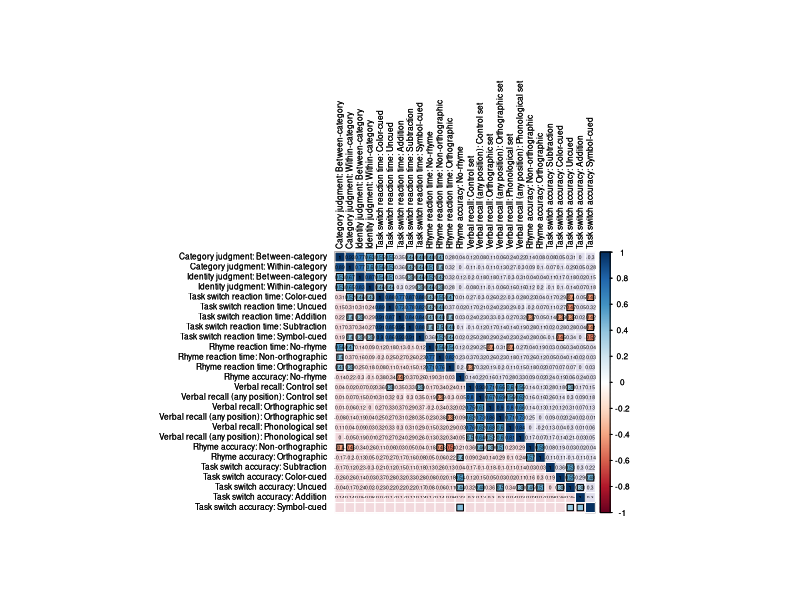

Here is the R script that generated this plot: (Note: this script raises an error after producing the figure.)
# correlation plots
library(Hmisc)
library(tidyverse)
library(corrplot)

# read in data
score_df <- read.csv('data/collected_scores_df.csv', row.names = 1)
score_df_names <- c('Verbal recall: Control set', 'Verbal recall: Orthographic set', 'Verbal recall: Phonological set', 'Verbal recall (any position): Control set', 'Verbal recall (any position): Orthographic set', 'Verbal recall (any position): Phonological set', 'Rhyme accuracy: Non-orthographic', 'Rhyme accuracy: No-rhyme', 'Rhyme accuracy: Orthographic', 'Rhyme reaction time: Non-orthographic', 'Rhyme reaction time: No-rhyme',
                    'Rhyme reaction time: Orthographic', 'Category judgment: Between-category', 'Category judgment: Within-category', 'Identity judgment: Between-category', 'Identity judgment: Within-category', 'Task switch reaction time: Addition', 'Task switch reaction time: Color-cued', 'Task switch reaction time: Subtraction', 'Task switch reaction time: Symbol-cued', 'Task switch reaction time: Uncued','Task switch accuracy: Addition','Task switch accuracy: Color-cued','Task switch accuracy: Subtraction','Task switch accuracy: Symbol-cued','Task switch accuracy: Uncued')
Q_anendophasia_numeric <- read.csv('data/survey_data/q_anendophasia_numeric.csv', row.names =1)
Q_anendophasia_text <- read.csv('data/survey_data/q_anendophasia_text.csv', row.names =1)

# high inner speech
score_df_high_verbal <- subset(score_df, high_low_verbal =='high_verbal')
correlations_hv <- rcorr(as.matrix(score_df_high_verbal %>% select(!c(worker_id,VerbalScored, VisualScored,high_low_verbal))))
cors_hv <- correlations_hv$r
ps_hv <- cor.mtest(as.matrix(score_df_high_verbal %>% select(!c(worker_id, VerbalScored, VisualScored,high_low_verbal))))$p
rownames(correlations_hv$r) <- score_df_names
colnames(correlations_hv$r) <- score_df_names
rownames(ps_hv) <- score_df_names
colnames(ps_hv) <- score_df_names
# png(height=1800, width=1800, file="figures/cor_plot_hv_v2.png")
# corrplot(correlations_hv$r,p.mat=ps_hv, sig.level = 0.01,insig='blank', tl.cex =2, 
#          type='lower', tl.col='black', cl.cex=2, order= 'hclust')
# dev.off()

# low inner speech
score_df_low_verbal <- subset(score_df, high_low_verbal =='low_verbal')
correlations_lv <- rcorr(as.matrix(score_df_low_verbal %>% select(!c(worker_id, VerbalScored,VisualScored,high_low_verbal))))
cors_lv <- correlations_lv$r
ps_lv <- cor.mtest(as.matrix(score_df_low_verbal %>% select(!c(worker_id, VerbalScored,VisualScored,high_low_verbal))))$p
rownames(correlations_lv$r) <- score_df_names
colnames(correlations_lv$r) <- score_df_names
rownames(ps_lv) <- score_df_names
colnames(ps_lv) <- score_df_names
# png(height=1800, width=1800, file="figures/cor_plot_lv_v2.png")
# corrplot(correlations_lv$r,p.mat=ps_lv, sig.level = 0.01,insig='blank', tl.cex =2, 
#          type='lower', tl.col='black', cl.cex=2, order= 'hclust')
# dev.off()

# trick to plot both from: https://rpubs.com/melike/corrplot
ord=hclust(1-as.dist(correlations_hv$r))$order
pdf(height=12, width=12, file="figures/cor_plot_contrast_fig12.pdf")
corrplot(correlations_hv$r[ord,ord], method='square', p.mat=ps_hv[ord,ord],sig.level = 0.01,insig='blank',
         outline = T, addgrid.col = "white",tl.col='black',cl.pos = "r", tl.cex = 0.5,
         cl.cex = 0.5, mar = c(4,0,4,0), type = "upper", tl.pos = "tl", bg = '#e1deed')$corrPos -> p1
corrplot(correlations_lv$r[ord,ord],method='square',p.mat=ps_lv[ord,ord],sig.level = 0.01,insig='blank',
         outline = T, addgrid.col = "white",tl.col='black',cl.pos = "r", tl.cex = 0.5, 
         cl.cex = 0.5, mar = c(4,0,4,0), type = "lower", tl.pos = "tl", add=T,bg = '#f2d9dd')$corrPos ->p2
text(p1$x, p1$y, round(p1$corr, 2),cex=0.3)
text(p2$x, p2$y, round(p2$corr, 2),cex=0.3)
dev.off()
#p1

# correlation plot survey
survey_colnames <- c('IRQ Verbal Score', 'ConversationFocus', 'EarWorms', 'RecallFriendConvo',
                     'RecallSelfConvo','HearConversation',
                     'SingAlongAbility', 'SingAlongThinking','OtherVoiceQuality',                     
                     'ExpressInnerStates',
                     'SimulatePastConvo', 'SimulateFutureConvo','ImpulsivenessLackOfInsight',
                     'ImpulsivenessThinkThingsThrough', 'ImpulsivenessWhim',
                     'OthersExperiencesConversation', "OthersExperiencesMindsEye", "OthersExperiencesMindsEar", 
                     'VISQ - Brief phrases', 'VISQ - Dialogue with self', 'VISQ - Voice of another person',
                     'VISQ - Questions from others', 'VISQ - Nagging from others', 'VISQ - Dialogue not monologue',
                     'VISQ - Full sentences', 'VISQ - Telegraphic inner speech', 'VISQ - Right or wrong actions',
                     'VISQ - Conversation with self', 'VISQ - Tell self to do things', 'VISQ - Other voices unheard utterances',
                     'VISQ - Back and forth conversation', 'VISQ - Only content words', 'VISQ - Full grammatical sentences',
                     'VISQ - Other voices already heard utterances', 'VISQ - Evaluate own behavior', 'VISQ - Tell self not to do things')
#
survey_df_total <- Q_anendophasia_numeric %>% select(VerbalScored, conversation_focus, earworms,
                                                        convo_memory_friend, convo_memory_self, hearing_conversation,
                                                        sing_along, sing_along_thinking, other_voice_quality,
                                                        express_inner_states, rehearse_convo,
                                                        revise_convo, impulsiveness_1, impulsiveness_2,
                                                        impulsiveness_3, others_experiences_1, others_experiences_4,
                                                        others_experiences_5,
                                                        starts_with('visq'))
# some 'other' responses should be NA
survey_df_total$convo_memory_friend <- ifelse(survey_df_total$convo_memory_friend == 1, NA, survey_df_total$convo_memory_friend)
survey_df_total$convo_memory_self <- ifelse(survey_df_total$convo_memory_self == 1, NA, survey_df_total$convo_memory_self)
survey_df_total$sing_along_thinking <- ifelse(survey_df_total$sing_along_thinking == 6, NA, survey_df_total$sing_along_thinking)


survey_df_total_cors <- rcorr(as.matrix(survey_df_total))
cors_survey <- survey_df_total_cors$r
ps_survey <- cor.mtest(as.matrix(survey_df_total))$p
rownames(survey_df_total_cors$r) <- survey_colnames
colnames(survey_df_total_cors$r) <- survey_colnames
rownames(ps_survey) <- survey_colnames
colnames(ps_survey) <- survey_colnames

# plot both together incl correlation coefficients
# trick to plot both from: https://rpubs.com/melike/corrplot
#ord=hclust(1-as.dist(correlations_hv_survey$r))$order
pdf(height=12, width=12, file="figures/survey_cor_total_v2.pdf")
corrplot(survey_df_total_cors$r, p.mat=ps_survey, sig.level = 0.01,insig='blank',
         outline = T, addgrid.col = "white",tl.col='black',cl.pos = "r", tl.cex = 0.5, method='square',
         cl.cex = 0.5, mar = c(4,0,4,0), type = "lower")$corrPos -> p3
corrplot(survey_df_total_cors$r, p.mat=ps_survey, sig.level = 0.01,insig='blank',
         outline = T, addgrid.col = "lightgrey",tl.col='black',cl.pos = "r", tl.cex = 0.5, method='square',
         cl.cex = 0.5, mar = c(4,0,4,0), type = "lower",add=T)
text(p3$x, p3$y, round(p3$corr, 2),cex=0.3)
dev.off()

# make corgram of selected questions (full participant sample)
selected_correlations_survey <- rcorr(as.matrix(Q_anendophasia_numeric %>% select(rehearse_convo,
                                                                   revise_convo, visq_dial_4, earworms, 
                                                                   others_experiences_1,others_experiences_4,
                                                                   others_experiences_5, VerbalScored)))
cors_survey <- selected_correlations_survey$r
ps_survey <- cor.mtest(as.matrix(Q_anendophasia_numeric %>% select(rehearse_convo,
                                                                   revise_convo, visq_dial_4, earworms, 
                                                                   others_experiences_1,others_experiences_4,
                                                                   others_experiences_5, VerbalScored)))$p
rownames(cors_survey) <- c('Simulate future conversations' ,'Simulate past conversations', 'VISQ dialogic', 
                             'Earworms', 'Others experience conversation', "Others experience mind's eye", 
                             "Others experience mind's ear", 'IRQ Verbal Score')
colnames(cors_survey) <- c('Simulate future conversations' ,'Simulate past conversations', 'VISQ dialogic', 
                             'Earworms', 'Others experience conversation', "Others experience mind's eye", 
                             "Others experience mind's ear", 'IRQ Verbal Score')
rownames(ps_survey) <- c('Simulate future conversations' ,'Simulate past conversations', 'VISQ dialogic', 
                         'Earworms', 'Others experience conversation', "Others experience mind's eye", 
                         "Others experience mind's ear", 'IRQ Verbal Score')
colnames(ps_survey) <- c('Simulate future conversations' ,'Simulate past conversations', 'VISQ dialogic', 
                         'Earworms', 'Others experience conversation', "Others experience mind's eye", 
                         "Others experience mind's ear", 'IRQ Verbal Score')
pdf(height=12, width=12, file="figures/survey_selected_total.pdf")
corrplot(cors_survey, p.mat=ps_survey, sig.level = 0.01,insig='blank',
         outline = T, addgrid.col = "white",tl.col='black',cl.pos = "r", tl.cex = 2, method='square',
         cl.cex = 1, mar = c(4,0,4,0), type = "lower",addCoef.col = 'white', number.cex = 1)
dev.off()
